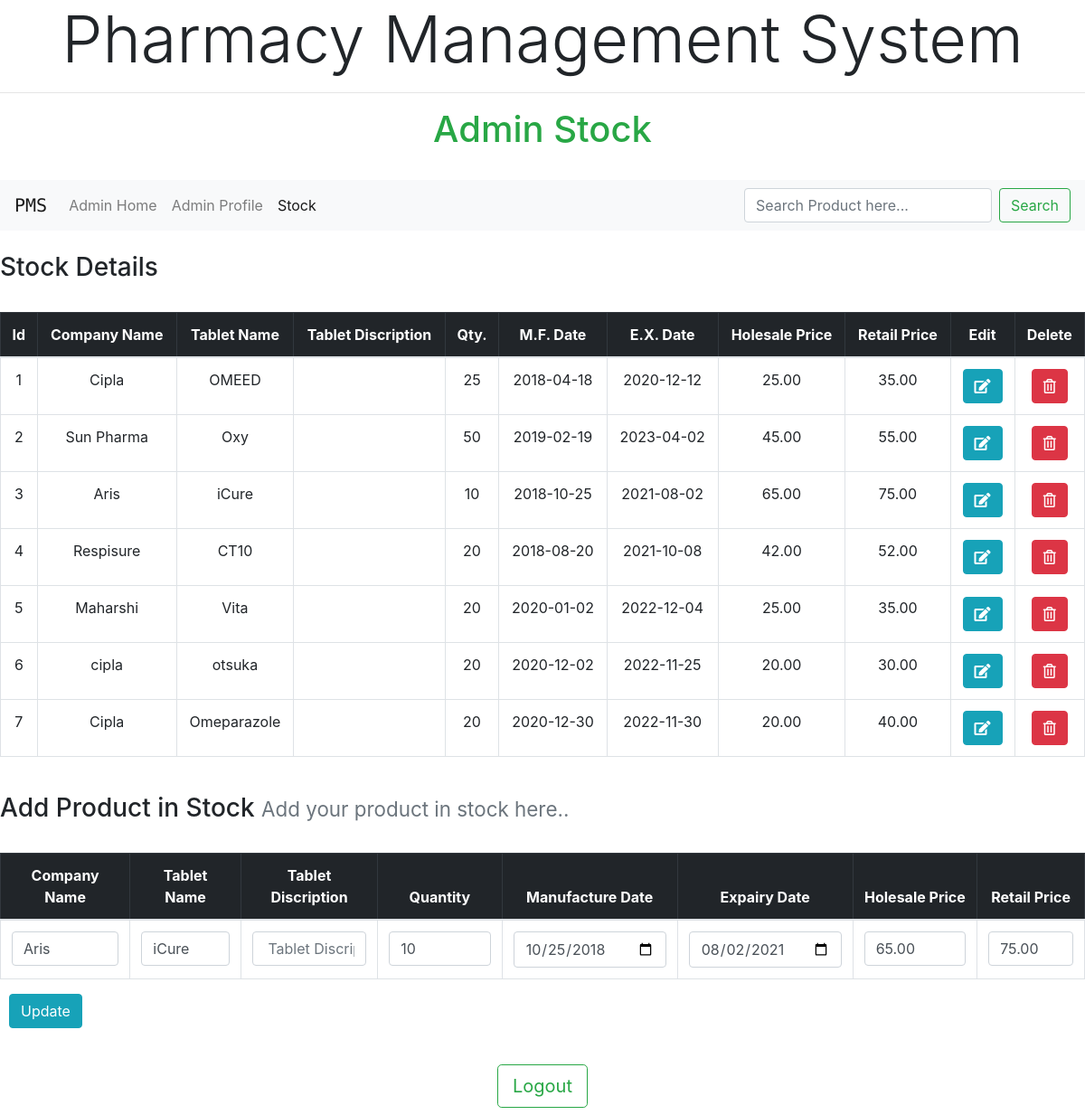
The page /stock.php?edt=3 (signed in) on the database its author committed.
### tables this page shows
CREATE TABLE `stock` (
  `Id` int(11) NOT NULL,
  `companyName` varchar(250) NOT NULL,
  `tabletName` varchar(250) NOT NULL,
  `quantity` int(250) NOT NULL,
  `mfDate` date NOT NULL,
  `exDate` date NOT NULL,
  `holsalePrice` decimal(10,2) NOT NULL,
  `retailPrice` decimal(10,2) NOT NULL
);

### delete.php (called while the page is built, shortened)
<?php
require('newpmsdb.php');
if(isset($_GET['edt'])){
	$id = $_GET['edt'];
	$update = true;
	$a = "SELECT * FROM stock WHERE Id =$id";
	$rt = mysqli_query($mysqli, $a);
	$count = mysqli_num_rows($rt);
	if($count == 0){
		echo "this item is not in stock.";
	}
	else {
		$row = mysqli_fetch_array($rt) or die(mysqli_error($mysqli));
		$cname = $row['companyName'];
		$tname = $row['tabletName'];
		$tdisp = $row['tabletDiscription'];
		$qty   = $row['quantity'];
		$MFD  =  $row['mfDate'];
		$EXD  =  $row['exDate'];
		$WSP  =  $row['holsalePrice'];
		$REP  =  $row['retailPrice'];
	}
}
?>

### stock.php (the view, shortened to what this page needs)
<?php
require('newpmsdb.php');
require('delete.php');
?>
<!DOCTYPE html>
<html>
	<head>
    <link rel="stylesheet" href="https://cdnjs.cloudflare.com/ajax/libs/font-awesome/5.15.2/css/all.min.css">
		<link rel="stylesheet" href="https://maxcdn.bootstrapcdn.com/bootstrap/4.0.0/css/bootstrap.min.css">
	</head>
	<body>
		<h2 class="display-3 text-center">Pharmacy Management System<hr /></h2>
		<h1 class="h1 text-success text-lg text-center">Admin Stock
      </h1>
		<br />
		<nav class="navbar navbar-expand-lg navbar-light bg-light">
  <a class="navbar-brand" title="LOGO" href="#LOGO" style="font-family: 'Monoton', cursive;
">PMS</a>
  <div class="collapse navbar-collapse" id="navbarTogglerDemo03">
    <ul class="navbar-nav mr-auto mt-2 mt-lg-0">
      <li class="nav-item">
        <a class="nav-link" href="admin.php">Admin Home<span class="sr-only">(current)</span></a>
      </li>
      <li class="nav-item">
        <a class="nav-link" href="admin_Profile.php">Admin Profile</a>
      </li>
     <li class="nav-item active">
        <a class="nav-link" href="stock.php">Stock</a>
      </li>
    </ul>
    <form class="form-inline my-2 my-lg-0" method="POST" name="mrform" action="<?php echo $_SERVER['PHP_SELF']; ?>">
      <input class="form-control mr-sm-2" type="search" name="stockSearch" placeholder="Search Product here..." aria-label="Search">
      <button class="btn btn-outline-success my-2 my-sm-0" name="search" type="submit">Search</button>
    </form>
  </div>
</nav>
<br />
    <h3 class="h3">Stock Details</h3>
    <br />
    <?php
    require('newpmsdb.php');
    if(isset($_POST['search'])) {
        $stocksearch = stripslashes($_POST['stockSearch']);
        $stocksearch = mysqli_real_escape_string($mysqli, $stocksearch);
    $stk = "SELECT * FROM stock where Id LIKE '%$stocksearch%' OR companyName LIKE '%$stocksearch%' OR tabletName LIKE '%$stocksearch%' OR tabletDiscription LIKE '%$stocksearch%' OR quantity LIKE '%$stocksearch%' OR mfDate LIKE '%$stocksearch%' OR exDate LIKE '%$stocksearch%' OR holsalePrice LIKE '%$stocksearch%' OR retailPrice LIKE '%$stocksearch%'";
    $rslt = mysqli_query($mysqli, $stk);
    $count = mysqli_num_rows($rslt);
      if($count == 0) {
        echo "<p>this item is not in stock list!</P>";
      }
      else {
    echo "<table class='container text-center table table-bordered'>
    <thead class='table-dark'>
    <tr>
    <th>Id</th>
    <th>Company Name</th>
    <th>Tablet Name</th>
    <th>Tablet Discription</th>
    <th>Qty.</th>
    <th>M.F. Date</th>
    <th>E.X. Date</th>
    <th>Holesale Price</th>
    <th>Retail Price</th>
    <th>Edit</th>
    <th>Delete</th>
    </tr>
    </thead>";
    while($row = mysqli_fetch_array($rslt))
    {
    echo "<tr>";
    echo "<td>" . $row['Id'] . "</td>";
    echo "<td>" . $row['companyName'] . "</td>";
    echo "<td>" . $row['tabletName'] . "</td>";
    echo "<td>" . $row['tabletDiscription'] . "</td>";
    echo "<td>" . $row['quantity'] . "</td>";
    echo "<td>" . $row['mfDate'] . "</td>";
    echo "<td>" . $row['exDate'] . "</td>";
    echo "<td>" . $row['holsalePrice'] . "</td>";
    echo "<td>" . $row['retailPrice'] . "</td>";?>
    <td><a href="stock.php?edt=<?php echo $row['Id'];?>" class="btn btn-info" tittle='Edit'><i class='fas fa-edit'></i></td>
    <td><a href="delete.php?del=<?php echo $row['Id'];?>" class="btn btn-danger" tittle='Delete'><i class='far fa-trash-alt'></i></a></td>
   <?php
    echo "</tr>";
    }
    echo "</table>";
  }
} else {
  $stk = "SELECT * FROM stock";
  $rslt = mysqli_query($mysqli, $stk);
  echo "<table class='container text-center table table-bordered'>
    <thead class='table-dark'>
    <tr>
    <th>Id</th>
    <th>Company Name</th>
    <th>Tablet Name</th>
    <th>Tablet Discription</th>
    <th>Qty.</th>
    <th>M.F. Date</th>
    <th>E.X. Date</th>
    <th>Holesale Price</th>
    <th>Retail Price</th>
    <th>Edit</th>
    <th>Delete</th>
    </tr>
    </thead>";
    while($row = mysqli_fetch_array($rslt))
    {
    echo "<tr>";
    echo "<td>" . $row['Id'] . "</td>";
    echo "<td>" . $row['companyName'] . "</td>";
    echo "<td>" . $row['tabletName'] . "</td>";
    echo "<td>" . $row['tabletDiscription'] . "</td>";
    echo "<td>" . $row['quantity']. "</td>";
    echo "<td>" . $row['mfDate'] . "</td>";
    echo "<td>" . $row['exDate'] . "</td>";
    echo "<td>" . $row['holsalePrice'] . "</td>";
    echo "<td>" . $row['retailPrice'] . "</td>";?>
    <td><a href="stock.php?edt=<?php echo $row['Id'];?>" class="btn btn-info"><i class='fas fa-edit'></i></td>
    <td><a href="delete.php?del=<?php echo $row['Id'];?>" class="btn btn-danger"><i class='far fa-trash-alt'></i></a></td>
   <?php
   echo "</tr>";
    }
    echo "</table>";
  }
    ?>
    <br />
    <h3 class="h3 text-black">Add Product in Stock
        <small class="text-muted">Add your product in stock here..</small>
    </h3>
    <form method="POST" name="mrform" action="">
      <br />
    <div class="form-group">
    <table class='container text-center table table-bordered'>
    <thead class='table-dark'>
    <tr>
    <th>Company Name</th>
    <th>Tablet Name</th>
    <th>Tablet Discription</th>
    <th>Quantity</th>
    <th>Manufacture Date</th>
    <th>Expairy Date</th>
    <th>Holesale Price</th>
    <th>Retail Price</th>
    </tr>
    </thead>
        <tr>
          <td>
          <input type="text" name="companyName" class="form-control" value="<?php echo $cname; ?>" placeholder="Compmay Name" autocomplete="off"required />
          </td>
          <td>
          <input type="text" name="tabletName"  class="form-control" value="<?php echo $tname; ?>" placeholder=" Tablet Name" autocomplete="off"required />
          </td>
          <td>
          <input type="text" name="tabletDiscription"  class="form-control" value="<?php echo $tdisp; ?>" placeholder=" Tablet Discription" autocomplete="off"required />
          </td>
          <td>
          <input type="number" name="quantity"  class="form-control" value="<?php echo $qty; ?>" placeholder="Tablet Quantity" autocomplete="off" min = "0" required/>
          </td>
          <td>
          <input type="date" name="mfDate"  class="form-control" value="<?php echo $MFD; ?>" placeholder="Manufacture Date" autocomplete="off" required/>
          </td>
          <td>
          <input type="date" name="exDate"  class="form-control" value="<?php echo $EXD; ?>" placeholder="Expairy Date" autocomplete="off" required/>
          </td>
          <td>
          <input type="number" name="holsalePrice" class="form-control" value="<?php echo $WSP; ?>" placeholder="Holesale Price"  autocomplete="off"min = "0" required/>
          </td>
          <td>
          <input type="number" name="retailPrice" class="form-control" value="<?php echo $REP; ?>" placeholder="Retail Price"  autocomplete="off"min = "0" required/>
          </td>
        </tr>
      </table>
        <?php if($update == true) {?>
          <button type="submit" name="updt" class="btn btn-info" style="margin-left: 10px;">
          Update</button>
          <?php } else {
          ?>
        <button type="submit" name="submit" class="btn btn-success" style="margin-left: 10px;">Save</button>
      <?php  } ?>
      </form>
    <br />
    <h2 class="text-center"><a class="btn btn-outline-success btn-lg" href="logout.php">Logout</a></h2>
  </body>
</html>

### rows shown on the page
stock: Id "1", companyName "Cipla", tabletName "OMEED", quantity "25", mfDate "2018-04-18", exDate "2020-12-12", holsalePrice "25.00", retailPrice "35.00"
stock: Id "2", companyName "Sun Pharma", tabletName "Oxy", quantity "50", mfDate "2019-02-19", exDate "2023-04-02", holsalePrice "45.00", retailPrice "55.00"
stock: Id "3", companyName "Aris", tabletName "iCure", quantity "10", mfDate "2018-10-25", exDate "2021-08-02", holsalePrice "65.00", retailPrice "75.00", mfDate "10/25/2018", exDate "08/02/2021"
stock: Id "4", companyName "Respisure", tabletName "CT10", quantity "20", mfDate "2018-08-20", exDate "2021-10-08", holsalePrice "42.00", retailPrice "52.00"
stock: Id "5", companyName "Maharshi", tabletName "Vita", quantity "20", mfDate "2020-01-02", exDate "2022-12-04", holsalePrice "25.00", retailPrice "35.00"
stock: Id "6", companyName "cipla", tabletName "otsuka", quantity "20", mfDate "2020-12-02", exDate "2022-11-25", holsalePrice "20.00", retailPrice "30.00"
stock: Id "7", companyName "Cipla", tabletName "Omeparazole", quantity "20", mfDate "2020-12-30", exDate "2022-11-30", holsalePrice "20.00", retailPrice "40.00"
